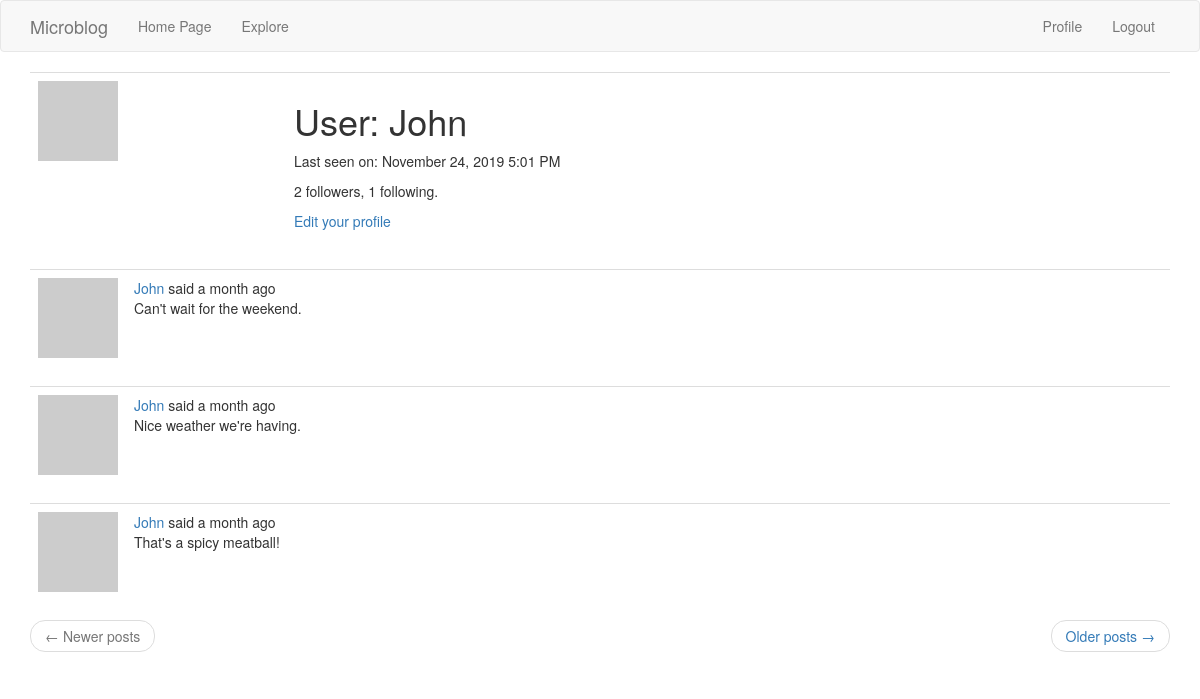
Page /user/John (signed in) on the earlier database version.
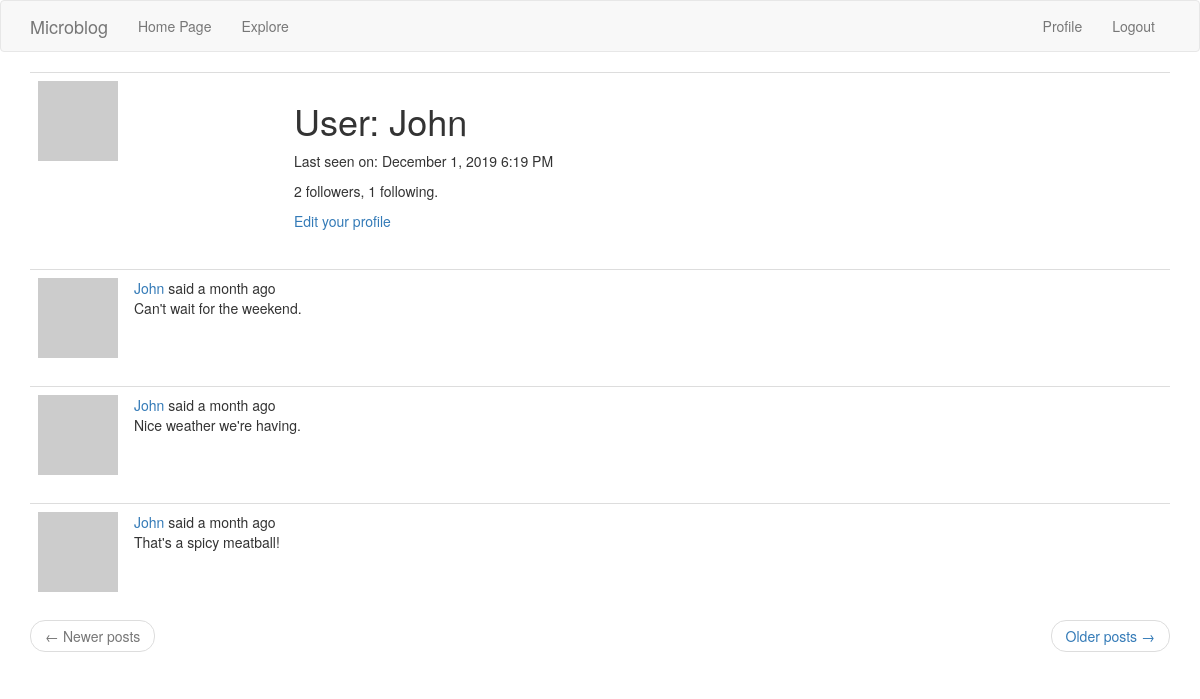
Same page on the later database version.
### app/models.py (models this page shows, shortened)
class User(UserMixin, db.Model):
    id = db.Column(db.Integer, primary_key=True)
    username = db.Column(db.String(64), index=True, unique=True)
    email = db.Column(db.String(120), index=True, unique=True)
    password_hash = db.Column(db.String(128))
    posts = db.relationship('Post', backref='author', lazy='dynamic')
    about_me = db.Column(db.String(140))
    last_seen = db.Column(db.DateTime, default=datetime.utcnow)
    def avatar(self, size):
        digest = md5(self.email.lower().encode('utf-8')).hexdigest()
        print('https://www.gravatar.com/avatar/{}?d=identicon&s={}'.format(digest, size))
        return 'https://www.gravatar.com/avatar/{}?d=identicon&s={}'.format(digest, size)
    followed = db.relationship(
        "User", secondary=followers,
        primaryjoin=(followers.c.follower_id== id),
        secondaryjoin=(followers.c.followed_id == id),
        backref=db.backref("followers", lazy="dynamic"), lazy="dynamic")

class Post(db.Model):
    id = db.Column(db.Integer, primary_key=True)
    body = db.Column(db.String(140))
    timestamp = db.Column(db.DateTime, index=True, default=datetime.utcnow)
    user_id = db.Column(db.Integer, db.ForeignKey('user.id'))

### app/routes.py (the view)
@myApp.route('/user/<username>')
@login_required
def user(username):
    user = User.query.filter_by(username=username).first_or_404()
    page = request.args.get("page", 1, type=int)
    posts = user.posts.order_by(Post.timestamp.desc()).paginate(
        page, myApp.config["POSTS_PER_PAGE"], False)
    next_url = url_for("user", username=user.username, page=posts.next_num) \
        if posts.has_next else None
    prev_url = url_for("user", username=user.username, page=posts.prev_num) \
        if posts.has_prev else None
    return render_template('user.html', user=user, posts=posts.items, next_url=next_url, prev_url=prev_url)

### app/models.py (called while the page is built)
@login.user_loader
def load_user(id):
    return User.query.get(int(id))

### app/routes.py (called while the page is built)
@myApp.before_request
def before_request():
    if current_user.is_authenticated:
        current_user.last_seen = datetime.utcnow()
        db.session.commit()

### app/templates/user.html (shortened to what this page needs)
{% extends "base.html" %}
{% block app_content %}
    <table class="table table-hover">
        <tr>
            <td width="256px"><img src="{{ user.avatar(256) }}"></td>
            <td>
                <h1>User: {{ user.username }}</h1>
                {% if user.last_seen %}
                <p>Last seen on: {{ moment(user.last_seen).format("LLL") }}</p>
                {% endif %}
                <p>{{ user.followers.count() }} followers, {{ user.followed.count() }} following.</p>
                {% if user == current_user %}
                <p><a href="{{ url_for('edit_profile') }}">Edit your profile</a></p>
                {% elif not current_user.is_following(user) %}
                <p><a href="{{ url_for('follow', username=user.username) }}">Follow</a></p>
                {% else %}
                <p><a href="{{ url_for('unfollow', username=user.username) }}">Unfollow</a></p>
                {% endif %}
            </td>
        </tr>
    </table>
    {% for post in posts %}
        {% include '_post.html' %}
    {% endfor %}
    <nav aria-label="...">
        <ul class="pager">
            <li class="previous{% if not prev_url %} disabled{% endif %}">
                <a href="{{ prev_url or '#' }}">
                    <span aria-hidden="true">&larr;</span> Newer posts
                </a>
            </li>
            <li class="next{% if not next_url %} disabled{% endif %}">
                <a href="{{ next_url or '#' }}">
                    Older posts <span aria-hidden="true">&rarr;</span>
                </a>
            </li>
        </ul>
    </nav>
{% endblock %}

### app/templates/base.html (shortened to what this page needs)
{% extends 'bootstrap/base.html' %}
{% block navbar %}
    <nav class="navbar navbar-default">
        <div class="container">
            <div class="navbar-header">
                <a class="navbar-brand" href="{{ url_for('index') }}">Microblog</a>
            </div>
            <div class="collapse navbar-collapse" id="bs-example-navbar-collapse-1">
                <ul class="nav navbar-nav">
                    <li><a href="{{ url_for('index') }}">{{ _('Home Page') }}</a></li>
                    <li><a href="{{ url_for('explore') }}">{{ _('Explore') }}</a></li>
                </ul>
                <ul class="nav navbar-nav navbar-right">
                    {% if current_user.is_anonymous %}
                    <li><a href="{{ url_for('login') }}">{{ _('Sign In') }}</a></li>
                    {% else %}
                    <li><a href="{{ url_for('user', username=current_user.username) }}">{{ _('Profile') }}</a></li>
                    <li><a href="{{ url_for('logout') }}">{{ _('Logout') }}</a></li>
                    {% endif %}
                </ul>
            </div>
        </div>
    </nav>
{% endblock %}
{% block content %}
    <div class="container">
        {% block app_content %}{% endblock %}
    </div>
{% endblock %}

### app/templates/_post.html (shortened to what this page needs)
    <table class="table table-hover">
        <tr>
            <td width="70px">
                <a href="{{ url_for('user', username=post.author.username) }}">
                    <img src="{{ post.author.avatar(70) }}" />
                </a>
            </td>
            <td>
                {{ _("%(username)s said %(when)s",
            username=user_link, when=moment(post.timestamp).fromNow()) }}
                <br>
                {{ post.body }}
            </td>
        </tr>
    </table>

Differences in the rows shown:
changed User "John": last_seen "November 24, 2019 5:01 PM" → "December 1, 2019 6:19 PM"
